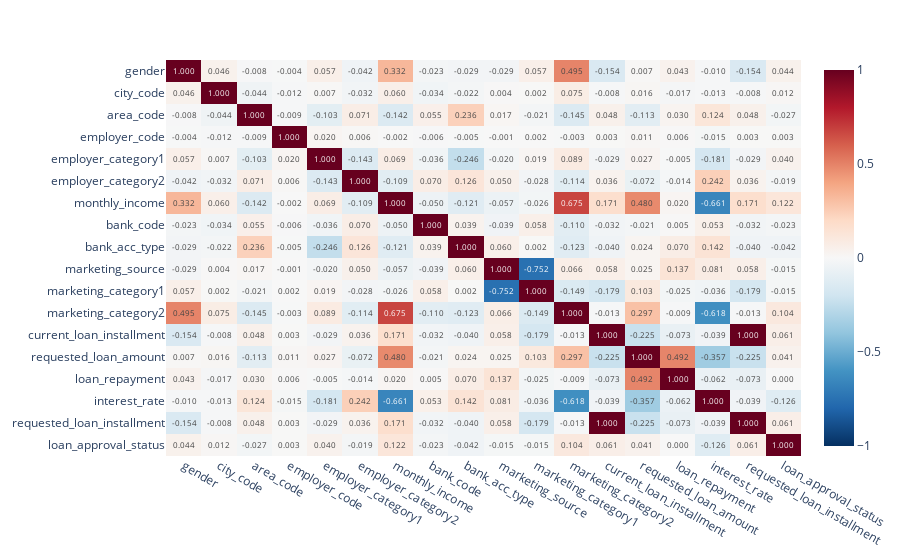

Here is the notebook cell this chart was saved with:
### Code cell
# Heatmap of the correlation values
import plotly.express as px

fig = px.imshow(corr, text_auto='.3f', color_continuous_scale='RdBu_r', color_continuous_midpoint=0, aspect='auto')
fig.show()

### Figure 1 — Plotly figure (JSON) as saved in the notebook; plotly's stock layout.template omitted (floating-point values rounded to 4 significant figures; data arrays with more than 128 entries replaced by an {"elided": "..."} marker saying what was removed)
{"data": [{"coloraxis": "coloraxis", "hovertemplate": "x: %{x}<br>y: %{y}<br>color: %{z}<extra></extra>", "name": "0", "texttemplate": "%{z:.3f}", "type": "heatmap", "x": ["gender", "city_code", "area_code", "employer_code", "employer_category1", "employer_category2", "monthly_income", "bank_code", "bank_acc_type", "marketing_source", "marketing_category1", "marketing_category2", "current_loan_installment", "requested_loan_amount", "loan_repayment", "interest_rate", "requested_loan_installment", "loan_approval_status"], "xaxis": "x", "y": ["gender", "city_code", "area_code", "employer_code", "employer_category1", "employer_category2", "monthly_income", "bank_code", "bank_acc_type", "marketing_source", "marketing_category1", "marketing_category2", "current_loan_installment", "requested_loan_amount", "loan_repayment", "interest_rate", "requested_loan_installment", "loan_approval_status"], "yaxis": "y", "z": {"elided": "18x18 float values"}}], "layout": {"coloraxis": {"cmid": 0, "colorscale": [[0, "rgb(5,48,97)"], [0.1, "rgb(33,102,172)"], [0.2, "rgb(67,147,195)"], [0.3, "rgb(146,197,222)"], [0.4, "rgb(209,229,240)"], [0.5, "rgb(247,247,247)"], [0.6, "rgb(253,219,199)"], [0.7, "rgb(244,165,130)"], [0.8, "rgb(214,96,77)"], [0.9, "rgb(178,24,43)"], [1, "rgb(103,0,31)"]]}, "margin": {"t": 60}, "xaxis": {"anchor": "y", "domain": [0, 1]}, "yaxis": {"anchor": "x", "autorange": "reversed", "domain": [0, 1]}}}
